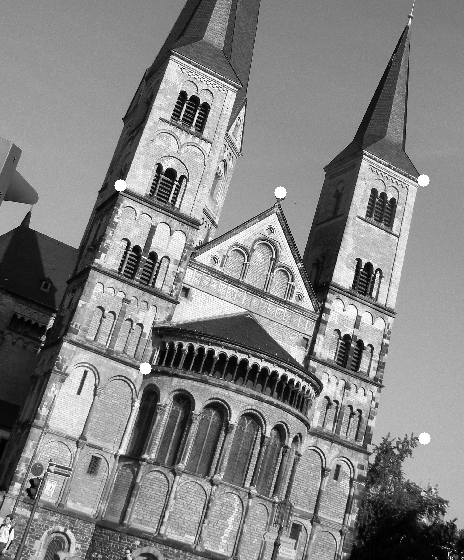
#> input picture math in CS/Numerics_proj/1.png, 464 x 560 px
$ python part4.py
#> lines starting #> are read from the running program, lines starting #| are printed output that depends on the picture
### math in CS/Numerics_proj/assignment6.py
import math

import cv2
import numpy
import numpy as np
import scipy
from cv2.cv2 import CV_32F
from matplotlib import pyplot as plt
from numpy.linalg import solve
from scipy.linalg import lu
import math
import scipy.integrate as si

typeV = 0
typeF = 1


# [4 lines left out: function gd, not called in this run]


# 是否正定
def is_pos_def(A):
    return np.all(np.linalg.eigvals(A) > 0)


# 生成等差数列
# [58 lines left out: functions arithList, createMatrix, getL2Loss, not called in this run]


# 获取 Cond
def getCond(arr):
    return numpy.linalg.cond(arr)


# 绘制 N - L2 Cond 图
# [20 lines left out: function plot_N_Cond, not called in this run]


# Cholesky 分解
def choleskyDec(arr):
    arr = np.transpose(arr) @ arr
    L = np.linalg.cholesky(arr)
    print("cholesky assert: ", np.allclose(np.dot(L, L.T), arr))  # 验证计算
    return L

### math in CS/Numerics_proj/part4.py

#5.1 image alignment
import cv2
import numpy as np
from numpy.linalg import solve
from scipy.linalg import lu

from assignment6 import choleskyDec

if __name__ == "__main__":

    arrA = [
        [120, 185, 0, 0, 1, 0],
        [0, 0, 120, 185, 0, 1],
        [280, 192, 0, 0, 1, 0],
        [0, 0, 280, 192, 0, 1],
        [430, 180, 0, 0, 1, 0],
        [0, 0, 430, 180, 0, 1],
        [145, 368, 0, 0, 1, 0],
        [0, 0, 145, 368, 0, 1],
        [424, 438, 0, 0, 1, 0],
        [0, 0, 424, 438, 0, 1]
    ]
    arrB = [42, 405, 187, 367, 311, 320, 110, 559, 379, 544]

    # LU
    p, l, u = lu(np.transpose(arrA) @ arrA)
    y_LU = solve(p @ l, np.transpose(arrA) @ np.transpose(arrB))
    x_LU = solve(u, y_LU)

    ## QR

    q, r = np.linalg.qr(np.transpose(arrA) @ arrA, mode="complete")
    x_QR = solve(r, q.T @ np.transpose(arrA) @ np.transpose(arrB))

    ## Cholesky
    L = choleskyDec(arrA)
    x_cholesky = solve(L @ L.T, np.transpose(arrA) @ np.transpose(arrB))

    print(x_LU)
    print(x_QR)
    print(x_cholesky)
    # image

    choosedX = x_cholesky
    arrD = [[choosedX[0], choosedX[1], choosedX[4] + 120],
            [choosedX[2], choosedX[3], choosedX[5]]]
    npArrD = np.mat(arrD)
    ajustArr = np.float32([[1, 0, 120],
                          [0, 1, 0]])

    print(npArrD)
    # read image
    img1 = cv2.imread('./1.png', cv2.IMREAD_GRAYSCALE)
#> img1 is the input picture: shape (560, 464); min 0, max 255, mean 131.4
    img2 = cv2.imread('./2.png', cv2.IMREAD_GRAYSCALE)
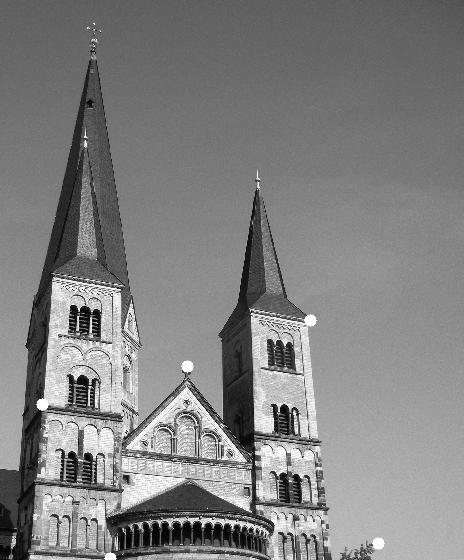
#> input picture math in CS/Numerics_proj/2.png, 464 x 560 px
#> img2 is the input picture: shape (560, 464); min 0, max 255, mean 128.5
    rows, cols = img1.shape[:2]
#> rows = 560; cols = 464

    img1 = cv2.warpAffine(img1, npArrD, (cols + 250, rows + 250))
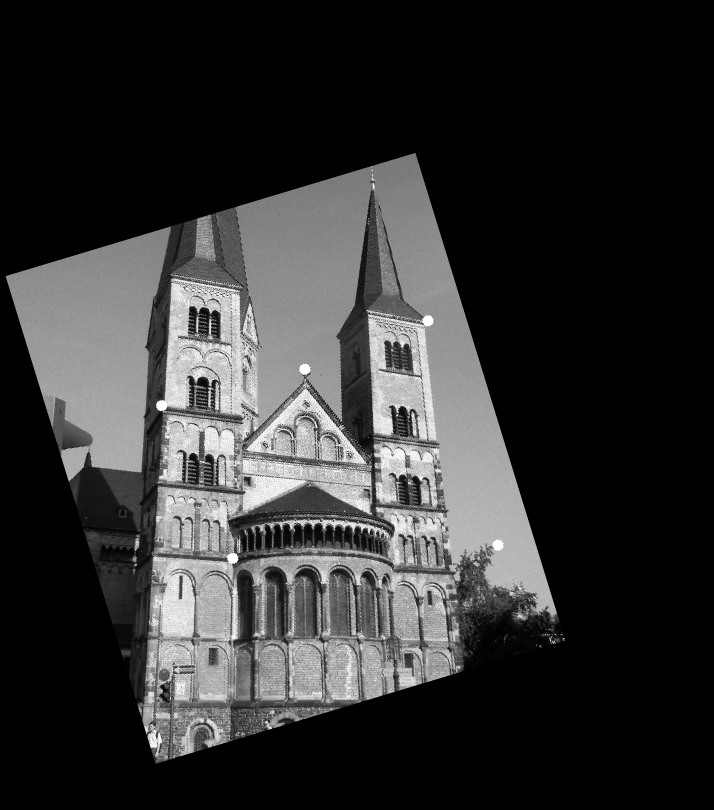
#> img1: shape (810, 714); min 0, max 255, mean 49.6
    img2 = cv2.warpAffine(img2, ajustArr, (cols + 250, rows + 250))
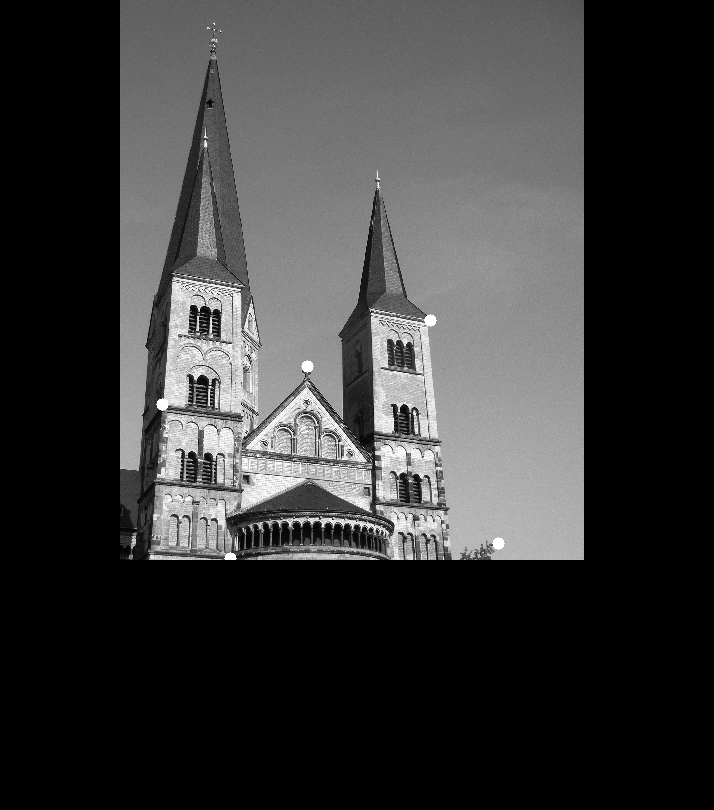
#> img2: shape (810, 714); min 0, max 255, mean 57.8
    img2 = cv2.addWeighted(img1, 0.5, img2, 0.5, 0)
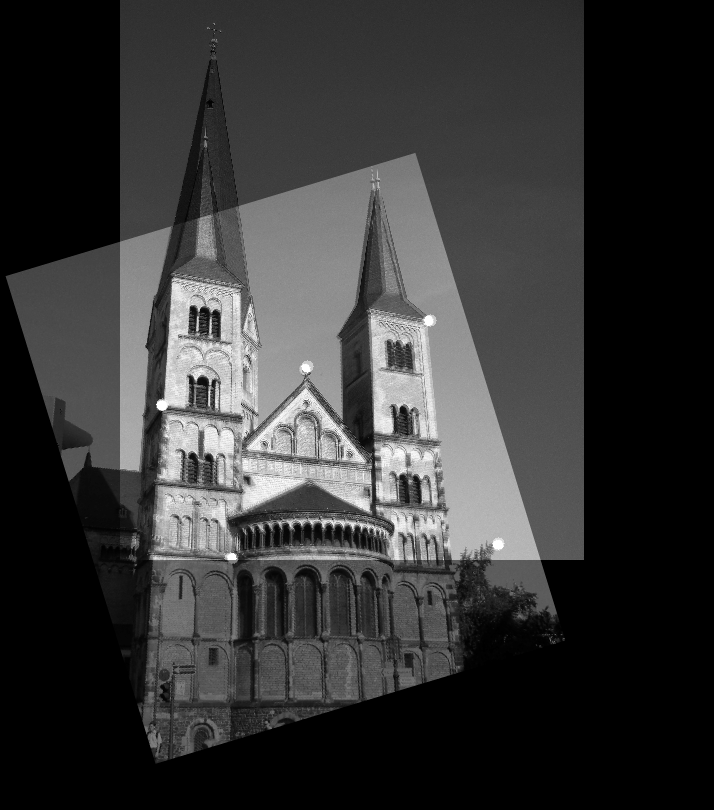
#> img2: shape (810, 714); min 0, max 255, mean 53.7
    cv2.imwrite("./new.jpg", img2)
    cv2.imshow('dst', img2)
    cv2.waitKey(0)
